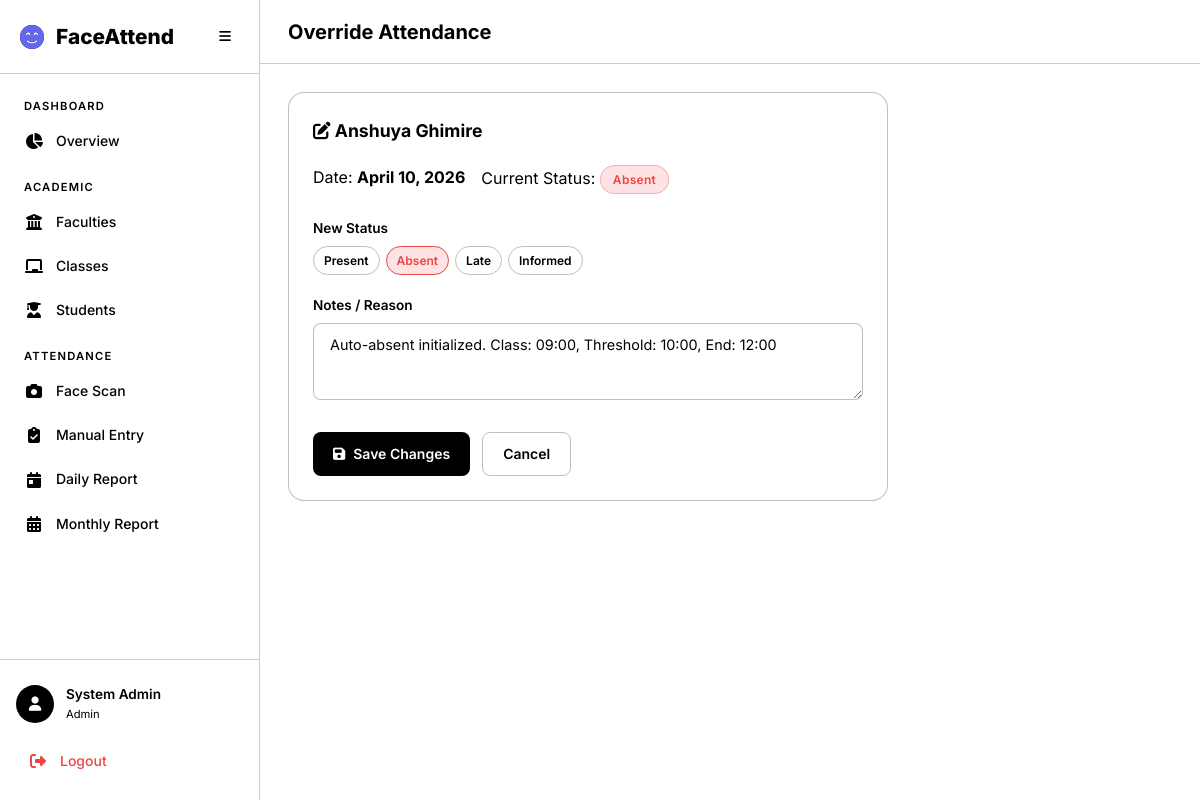
The app's page /attendance/override/46/ with its own data.
### accounts/models.py (models this page shows, shortened)
class User(AbstractUser):
    class Role(models.TextChoices):
        ADMIN = 'admin', 'Admin'
        TEACHER = 'teacher', 'Teacher'
        STUDENT = 'student', 'Student'
    role = models.CharField(
        max_length=10,
        choices=Role.choices,
        default=Role.STUDENT,
    )
    phone = models.CharField(max_length=20, blank=True)
    profile_image = models.ImageField(upload_to='profiles/', blank=True, null=True)

### attendance/models.py (models this page shows, shortened)
class Attendance(models.Model):
    class Status(models.TextChoices):
        PRESENT = 'present', 'Present'
        ABSENT = 'absent', 'Absent'
        LATE = 'late', 'Late'
        INFORMED = 'informed', 'Informed'
    student = models.ForeignKey(Student, on_delete=models.CASCADE, related_name='attendances')
    date = models.DateField()
    status = models.CharField(max_length=10, choices=Status.choices, default=Status.ABSENT)
    check_in_time = models.TimeField(null=True, blank=True)
    marked_by = models.ForeignKey(
        settings.AUTH_USER_MODEL,
        on_delete=models.SET_NULL,
        null=True, blank=True,
        related_name='marked_attendances',
    )
    is_face_recognized = models.BooleanField(default=False)
    is_override = models.BooleanField(default=False)
    confidence = models.FloatField(null=True, blank=True, help_text='Face recognition confidence score')
    notes = models.TextField(blank=True)
    created_at = models.DateTimeField(auto_now_add=True)
    updated_at = models.DateTimeField(auto_now=True)
    class Meta:
        unique_together = ['student', 'date']
        ordering = ['-date', 'student__full_name']

### academics/models.py (models this page shows, shortened)
class Student(models.Model):
    user = models.OneToOneField(
        settings.AUTH_USER_MODEL,
        on_delete=models.CASCADE,
        related_name='student_profile',
        null=True, blank=True,
    )
    full_name = models.CharField(max_length=300)
    profile_image = models.ImageField(upload_to='students/profiles/')
    face_encoding = models.BinaryField(null=True, blank=True, help_text='128-d face encoding as bytes')
    enrollment_year = models.PositiveIntegerField()
    faculty = models.ForeignKey(Faculty, on_delete=models.CASCADE, related_name='students')
    academic_class = models.ForeignKey(AcademicClass, on_delete=models.CASCADE, related_name='students')
    phone = models.CharField(max_length=20, blank=True)
    guardian_phone = models.CharField(max_length=20, blank=True)
    is_phone_flagged = models.BooleanField(
        default=False,
        help_text='Mark this when the student phone number is incorrect.',
    )
    is_active = models.BooleanField(default=True)
    created_at = models.DateTimeField(auto_now_add=True)
    updated_at = models.DateTimeField(auto_now=True)
    class Meta:
        ordering = ['full_name']

### attendance/views.py (the view, shortened to what this page needs)
# urls.py: path('override/<int:pk>/', views.attendance_override, name='override'),
@login_required
@admin_required
def attendance_override(request, pk):
    attendance = get_object_or_404(Attendance, pk=pk)
    return render(request, 'attendance/override.html', {'attendance': attendance})

### templates/attendance/override.html (shortened to what this page needs)
{% extends 'base.html' %}
{% block page_title %}{% if is_teacher %}Correct{% else %}Override{% endif %} Attendance{% endblock %}
{% block content %}
<div class="card animate-fade-in" style="max-width: 600px;">
    <div class="card-header">
        <h3 class="card-title">
            <i class="fas fa-edit"></i> {{ attendance.student.full_name }}
        </h3>
    </div>
    <div class="d-flex gap-2 mb-3">
        <div>
            <span class="text-muted">Date:</span>
            <strong>{{ attendance.date }}</strong>
        </div>
        <div>
            <span class="text-muted">Current Status:</span>
            <span class="badge badge-{{ attendance.status }}">{{ attendance.get_status_display }}</span>
        </div>
    </div>
    <form method="post">
        <div class="form-group">
            <label class="form-label">New Status</label>
            <div class="status-radio-group" style="flex-wrap: wrap;">
                {% for value, label in attendance.Status.choices %}
                <label for="s_{{ value }}" class="status-radio-label label-{{ value }}">{{ label }}</label>
                {% endfor %}
            </div>
        </div>
        <div class="form-group">
            <label class="form-label">Notes / Reason</label>
            <textarea name="notes" class="form-textarea" rows="3"
                placeholder="Reason for the change...">{{ attendance.notes }}</textarea>
        </div>
        <div class="form-actions">
            <button type="submit" class="btn btn-primary"><i class="fas fa-save"></i> Save Changes</button>
            <a href="javascript:history.back()" class="btn btn-outline">Cancel</a>
        </div>
    </form>
</div>
{% endblock %}

### templates/base.html (shortened to what this page needs)
<!DOCTYPE html>
<html lang="en" data-theme="dark">
<head>
    <link rel="stylesheet" href="https://cdnjs.cloudflare.com/ajax/libs/font-awesome/6.5.1/css/all.min.css">
    {% load static %}
    <link rel="stylesheet" href="{% static 'css/style.css' %}">
</head>
<body>
    {% if user.is_authenticated %}
    <div class="app-layout">
        <aside class="sidebar" id="sidebar">
            <div class="sidebar-header">
                <div class="logo">
                    <i class="fas fa-face-smile-beam"></i>
                    <span>FaceAttend</span>
                </div>
                <button class="sidebar-toggle" id="sidebarToggle">
                    <i class="fas fa-bars"></i>
                </button>
            </div>
            <nav class="sidebar-nav">
                {% if user.role == 'admin' %}
                <div class="nav-section">
                    <span class="nav-section-title">Dashboard</span>
                    <a href="{% url 'academics:admin_dashboard' %}" class="nav-link {% if request.resolver_match.url_name == 'admin_dashboard' %}active{% endif %}">
                        <i class="fas fa-chart-pie"></i><span>Overview</span>
                    </a>
                </div>
                <div class="nav-section">
                    <span class="nav-section-title">Academic</span>
                    <a href="{% url 'academics:faculty_list' %}" class="nav-link {% if 'faculty' in request.resolver_match.url_name %}active{% endif %}">
                        <i class="fas fa-building-columns"></i><span>Faculties</span>
                    </a>
                    <a href="{% url 'academics:class_list' %}" class="nav-link {% if 'class' in request.resolver_match.url_name %}active{% endif %}">
                        <i class="fas fa-chalkboard"></i><span>Classes</span>
                    </a>
                    <a href="{% url 'academics:student_list' %}" class="nav-link {% if 'student' in request.resolver_match.url_name %}active{% endif %}">
                        <i class="fas fa-user-graduate"></i><span>Students</span>
                    </a>
                </div>
                <div class="nav-section">
                    <span class="nav-section-title">Attendance</span>
                    <a href="{% url 'attendance:camera' %}" class="nav-link {% if request.resolver_match.url_name == 'camera' %}active{% endif %}">
                        <i class="fas fa-camera"></i><span>Face Scan</span>
                    </a>
                    <a href="{% url 'attendance:manual' %}" class="nav-link {% if request.resolver_match.url_name == 'manual' %}active{% endif %}">
                        <i class="fas fa-clipboard-check"></i><span>Manual Entry</span>
                    </a>
                    <a href="{% url 'attendance:daily_report' %}" class="nav-link {% if request.resolver_match.url_name == 'daily_report' %}active{% endif %}">
                        <i class="fas fa-calendar-day"></i><span>Daily Report</span>
                    </a>
                    <a href="{% url 'attendance:monthly_report' %}" class="nav-link {% if request.resolver_match.url_name == 'monthly_report' %}active{% endif %}">
                        <i class="fas fa-calendar-alt"></i><span>Monthly Report</span>
                    </a>
                </div>
                {% endif %}
            </nav>
            <div class="sidebar-footer">
                <div class="user-card">
                    <div class="user-avatar">
                        <i class="fas fa-user"></i>
                    </div>
                    <div class="user-info">
                        <span class="user-name">{{ user.get_full_name|default:user.username }}</span>
                        <span class="user-role">{{ user.get_role_display }}</span>
                    </div>
                </div>
                <a href="{% url 'accounts:logout' %}" class="nav-link logout-link">
                    <i class="fas fa-sign-out-alt"></i><span>Logout</span>
                </a>
            </div>
        </aside>
        <main class="main-content">
            <header class="top-bar">
                <h1 class="page-title">{% block page_title %}Dashboard{% endblock %}</h1>
            </header>
            <div class="content-area">
                {% block content %}{% endblock %}
            </div>
        </main>
    </div>
    {% else %}
    <div class="auth-layout">
        {% block auth_content %}{% endblock %}
    </div>
    {% endif %}
</body>
</html>

### records on screen
User: get_full_name "System Admin", role "Admin"
Attendance: student.full_name "Anshuya Ghimire", date "April 10, 2026", status "Absent", notes "Auto-absent initialized. Class: 09:00, Threshold: 10:00, End: 12:00"

### other values on screen
{{ label }} "Present" "Absent" "Late" "Informed"
